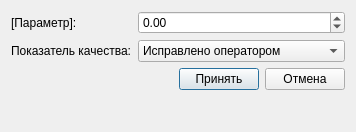
<?xml version="1.0" encoding="UTF-8"?>
<ui version="4.0">
 <class>DlgValue</class>
 <widget class="QDialog" name="DlgValue">
  <property name="geometry">
   <rect>
    <x>0</x>
    <y>0</y>
    <width>356</width>
    <height>132</height>
   </rect>
  </property>
  <property name="windowTitle">
   <string>Изменение параметра</string>
  </property>
  <layout class="QGridLayout" name="gridLayout_3">
   <item row="0" column="0">
    <layout class="QGridLayout" name="gridLayout">
     <item row="0" column="0">
      <widget class="QLabel" name="lblparam">
       <property name="sizePolicy">
        <sizepolicy hsizetype="Maximum" vsizetype="Preferred">
         <horstretch>0</horstretch>
         <verstretch>0</verstretch>
        </sizepolicy>
       </property>
       <property name="text">
        <string>[Параметр]:</string>
       </property>
      </widget>
     </item>
     <item row="0" column="1">
      <widget class="QDoubleSpinBox" name="spinvalue">
       <property name="minimum">
        <double>-99999.000000000000000</double>
       </property>
       <property name="maximum">
        <double>99999.000000000000000</double>
       </property>
      </widget>
     </item>
     <item row="1" column="0">
      <widget class="QLabel" name="label">
       <property name="sizePolicy">
        <sizepolicy hsizetype="Maximum" vsizetype="Preferred">
         <horstretch>0</horstretch>
         <verstretch>0</verstretch>
        </sizepolicy>
       </property>
       <property name="text">
        <string>Показатель качества:</string>
       </property>
      </widget>
     </item>
     <item row="1" column="1">
      <widget class="QComboBox" name="cmbqual">
       <item>
        <property name="text">
         <string>Исправлено оператором</string>
        </property>
       </item>
       <item>
        <property name="text">
         <string>Ошибочное значение</string>
        </property>
       </item>
      </widget>
     </item>
    </layout>
   </item>
   <item row="1" column="0">
    <layout class="QGridLayout" name="gridLayout_2">
     <item row="0" column="0">
      <spacer name="horizontalSpacer">
       <property name="orientation">
        <enum>Qt::Horizontal</enum>
       </property>
       <property name="sizeHint" stdset="0">
        <size>
         <width>147</width>
         <height>20</height>
        </size>
       </property>
      </spacer>
     </item>
     <item row="0" column="1">
      <widget class="QPushButton" name="okbtn">
       <property name="text">
        <string>Принять</string>
       </property>
      </widget>
     </item>
     <item row="0" column="2">
      <widget class="QPushButton" name="nobtn">
       <property name="text">
        <string>Отмена</string>
       </property>
      </widget>
     </item>
    </layout>
   </item>
   <item row="2" column="0">
    <spacer name="verticalSpacer">
     <property name="orientation">
      <enum>Qt::Vertical</enum>
     </property>
     <property name="sizeHint" stdset="0">
      <size>
       <width>20</width>
       <height>0</height>
      </size>
     </property>
    </spacer>
   </item>
  </layout>
 </widget>
 <resources/>
 <connections/>
</ui>
